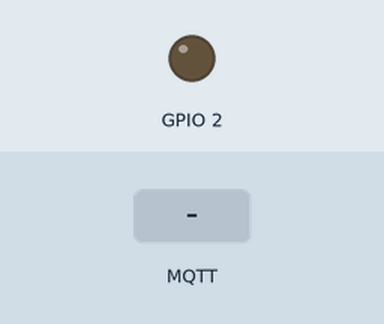
This sketch was run on a simulated ESP8266 (NodeMCU). Parts: output pins drawn as LEDs (lit = HIGH). The inputs (shaded band) are chosen by the test bench. WiFi joins after 1.5 s; servers stay silent unless stated; random numbers use the default seed unless the sketch sets one; no MQTT or app messages arrive unless stated; what the sketch prints to the serial monitor is not drawn.

Above: at 2.7 s.
2.8 s: MQTT message "0" arrives on the first subscribed topic
At 3.5 s:
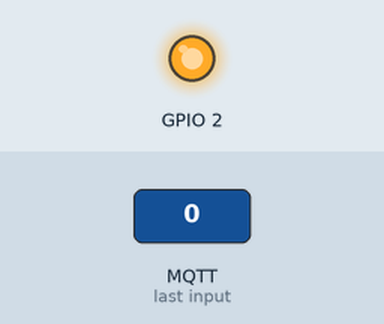
6.8 s: MQTT message "1" arrives on the first subscribed topic
At 7.7 s:
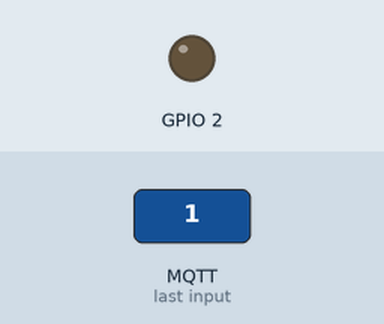
8.3 s: MQTT message "2" arrives on the first subscribed topic
At 8.8 s:
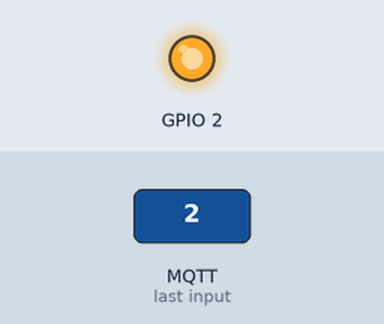
Timing chart, 0 to 11.3 s (numbered marks = the images above; inputs shaded):
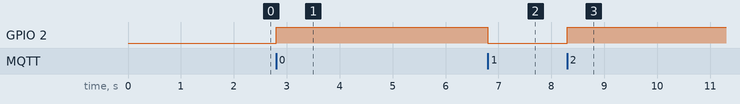

The sketch:

doantn.ino
```cpp
#include <ESP8266WiFi.h>
#include <PubSubClient.h>

const char* ssid = "Doantotnghiep";
const char* password = "12345678";
const char* mqtt_server = "171.244.38.192"; //VPS thue chay MQTT Brocker

WiFiClient espClient;
PubSubClient client(espClient);
long lastMsg = 0;
char msg[128];

void setup_wifi() {
  delay(10);
  // We start by connecting to a WiFi network
  Serial.println();
  Serial.print("Connecting to ");
  Serial.println(ssid);
  WiFi.begin(ssid, password);
  while (WiFi.status() != WL_CONNECTED) {
    delay(500);
    Serial.print(".");
  }
  randomSeed(micros());
  Serial.println("");
  Serial.println("WiFi connected");
  Serial.println("IP address: ");
  Serial.println(WiFi.localIP());
}

void callback(char* topic, byte* payload, unsigned int length) {
  Serial.print("Message arrived [");
  Serial.print(topic);
  Serial.print("] ");
  for (int i = 0; i < length; i++) {
    Serial.print((char)payload[i]);
  }
  Serial.println();
  // Switch on the LED if an 1 was received as first character
  if ((char)payload[0] == '1') {
    digitalWrite(BUILTIN_LED, LOW);   // Turn the LED on (Note that LOW is the voltage level
    // but actually the LED is on; this is because
    // it is active low on the ESP-01)
  } else {
    digitalWrite(BUILTIN_LED, HIGH);  // Turn the LED off by making the voltage HIGH
  }
}

void reconnect() {
  // Loop until we're reconnected
  while (!client.connected()) {
    Serial.print("Attempting MQTT connection...");
    // Create a random client ID
    String clientId = "ESP8266Client-";
    clientId += String(random(0xffff), HEX);
    // Attempt to connect
    if (client.connect(clientId.c_str())) {
      Serial.println("connected");
      // Once connected, publish an announcement...
      client.publish("outTopic", "hello world");
      // ... and resubscribe
      client.subscribe("inTopic");
    } else {
      Serial.print("failed, rc=");
      Serial.print(client.state());
      Serial.println(" try again in 5 seconds");
      // Wait 5 seconds before retrying
      delay(5000);
    }
  }
}
void setup() {
  pinMode(BUILTIN_LED, OUTPUT);     // Initialize the BUILTIN_LED pin as an output
  Serial.begin(57600);
  setup_wifi();
  client.setServer(mqtt_server, 1883);
  client.setCallback(callback);
}
void loop() {
  if (!client.connected()) {
    reconnect();
  }
  client.loop();
  long now = millis();
  if (now - lastMsg > 10000) {
    lastMsg = now;
   Serial.println("Pub...");
   //client.publish("DDNV", "Online");
  }
//Chuong trinh nhan du lieu tu uart gui len sever
   if (Serial.available()) {
    String data = Serial.readString();
        Serial.println("OK");
    data.toCharArray(msg,data.length());
     Serial.print(msg);
    client.publish("DDNV", msg);
   }
}
```

Measured:
- after the input at 2.8 s, GPIO 2: LOW → HIGH at once
- after the input at 6.8 s, GPIO 2: HIGH → LOW at once
- after the input at 8.3 s, GPIO 2: LOW → HIGH at once
